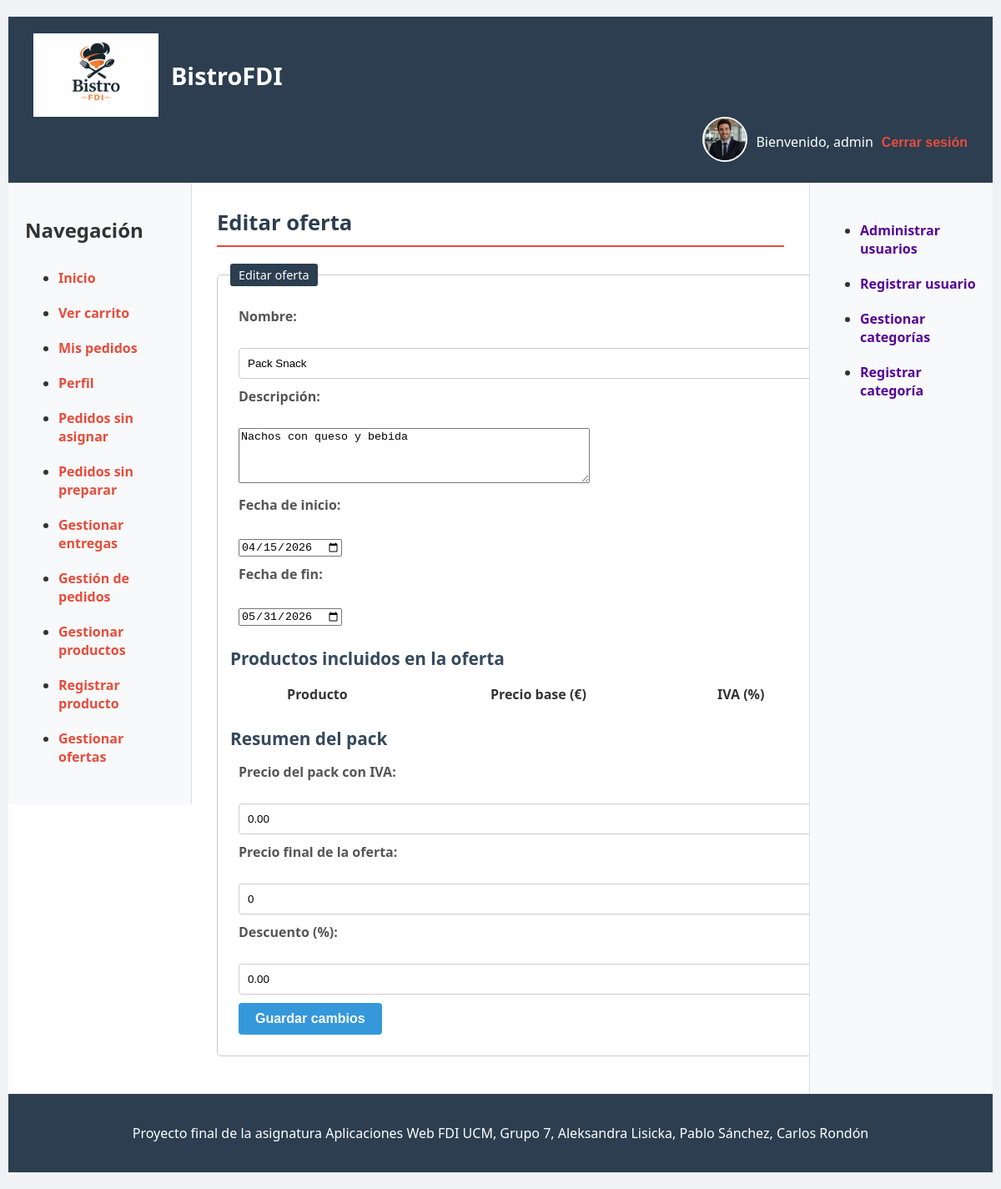
Page /ofertas/editarOferta.php?id=3 (signed in) on the committed database.
### tables this page shows
CREATE TABLE `ofertas` (
  `id`          INT(11)       NOT NULL AUTO_INCREMENT,
  `nombre`      VARCHAR(100)  NOT NULL,
  `descripcion` TEXT,
  `fechaInicio` DATE          NOT NULL,
  `fechaFin`    DATE          NOT NULL,
  `descuento`   DECIMAL(5,2)  NOT NULL,
  `activa`      TINYINT(1)    NOT NULL DEFAULT 1,
  `activo`      TINYINT(1)    NOT NULL DEFAULT 1,
  PRIMARY KEY (`id`)
);

### includes/clases/ofertas/Oferta.php (called while the page is built, shortened)
<?php
class Oferta {
    private $idOferta;
    private $nombre;
    private $descripcion;
    private $fechaInicio;
    private $fechaFin;
    private $descuento;
    public function __construct($idOferta, $nombre, $descripcion, $fechaInicio, $fechaFin, $descuento, $activa = 1) {
        $this->idOferta = $idOferta;
        $this->nombre = $nombre;
        $this->descripcion = $descripcion;
        $this->fechaInicio = $fechaInicio;
        $this->fechaFin = $fechaFin;
        $this->descuento = $descuento;
    }
    public function getNombre() {
        return $this->nombre;
    }
    public function getDescripcion() {
        return $this->descripcion;
    }
    public function getFechaInicio() {
        return $this->fechaInicio;
    }
    public function getFechaFin() {
        return $this->fechaFin;
    }
    public static function buscaOferta($idOferta) {
        $conn = Aplicacion::getInstance()->getConexionBd();
        $query = sprintf(
            "SELECT * FROM ofertas WHERE id = %d AND activo = 1",
            (int)$idOferta
        );
        $rs = $conn->query($query);
        if ($rs && $rs->num_rows > 0) {
            $fila = $rs->fetch_assoc();
            $oferta = new Oferta(
                $fila['id'],
                $fila['nombre'],
                $fila['descripcion'],
                $fila['fechaInicio'],
                $fila['fechaFin'],
                $fila['descuento'],
                $fila['activa']
            );
            return $oferta;
        }
        return null;
    }
    public static function productosOferta($idOferta) {
        $conn = Aplicacion::getInstance()->getConexionBd();
        $query = sprintf(
            "SELECT op.producto_id, op.cantidad, p.nombreProd, p.precio, p.iva
             FROM oferta_productos op
             JOIN productos p ON p.id = op.producto_id
             WHERE op.oferta_id = %d
             ORDER BY p.nombreProd ASC",
            (int)$idOferta
        );
        $rs = $conn->query($query);
        $productos = [];
        return $productos;
    }
    public function precioPackConIva() {
        $productos = self::productosOferta($this->idOferta);
        $total = 0;
        return round($total, 2);
    }
    public function ahorroOferta() {
        $precioBase = $this->precioPackConIva();
        $descuento = (float)$this->descuento;
        return round($precioBase * ($descuento / 100), 2);
    }
    public function precioFinalOferta() {
        return round($this->precioPackConIva() - $this->ahorroOferta(), 2);
    }
}

### includes/clases/ofertas/FormularioEditarOferta.php (the view, shortened to what this page needs)
<?php
class FormularioEditarOferta extends Formulario
{
    private $idOferta;
    private $oferta;
    public function __construct($idOferta)
    {
        $this->idOferta = (int)$idOferta;
        $this->oferta = Oferta::buscaOferta($this->idOferta);
    }
    protected function generaCamposFormulario(&$datos)
    {
        $nombre = htmlspecialchars($datos['nombre'] ?? $this->oferta->getNombre());
        $descripcion = htmlspecialchars($datos['descripcion'] ?? $this->oferta->getDescripcion());
        $fechaInicio = htmlspecialchars($datos['fechaInicio'] ?? $this->oferta->getFechaInicio());
        $fechaFin = htmlspecialchars($datos['fechaFin'] ?? $this->oferta->getFechaFin());
        $descuento = htmlspecialchars($datos['descuento'] ?? $this->oferta->getDescuento());
        $precioFinal = htmlspecialchars($datos['precioFinal'] ?? $this->oferta->precioFinalOferta());
        $urlOferta = Aplicacion::getInstance()->resuelve('/comprobarOferta.php');
        $urlOfertaJs = json_encode($urlOferta);
        $ofertaIdJs = json_encode($this->idOferta);
        $filasProductos = '';
        return <<<EOS
        <fieldset>
            <legend>Editar oferta</legend>
            <div>
                <label for="nombre">Nombre:</label><br>
                <input type="text" name="nombre" id="nombre" value="{$nombre}" required>
            </div>
            <div>
                <label for="descripcion">Descripción:</label><br>
                <textarea name="descripcion" id="descripcion" rows="4" cols="50">{$descripcion}</textarea>
            </div>
            <div>
                <label for="fechaInicio">Fecha de inicio:</label><br>
                <input type="date" name="fechaInicio" id="fechaInicio" value="{$fechaInicio}" required>
            </div>
            <div>
                <label for="fechaFin">Fecha de fin:</label><br>
                <input type="date" name="fechaFin" id="fechaFin" value="{$fechaFin}" required>
            </div>
            <h3>Productos incluidos en la oferta</h3>
            <table class="tabla-ofertas">
                <thead>
                    <tr>
                        <th>Producto</th>
                        <th>Precio base (€)</th>
                        <th>IVA (%)</th>
                    </tr>
                </thead>
                    $filasProductos
            </table>
            <h3>Resumen del pack</h3>
            <div>
                <label for="precioPack">Precio del pack con IVA:</label><br>
                <input type="number" step="0.01" id="precioPack" name="precioPack" value="0.00" readonly>
            </div>
            <div>
                <label for="precioFinal">Precio final de la oferta:</label><br>
                <input type="number" step="0.01" min="0" name="precioFinal" id="precioFinal" value="{$precioFinal}">
            </div>
            <div>
                <label for="descuento">Descuento (%):</label><br>
                <input type="number" step="0.01" min="0" name="descuento" id="descuento" value="{$descuento}" readonly>
            </div>
            <div>
                <button type="submit">Guardar cambios</button>
            </div>
        </fieldset>
            window.urlOferta = {$urlOfertaJs};
            window.ofertaId = {$ofertaIdJs};
EOS;
    }
}

### css/estilo.css (style rules this page uses)
body { background-color: #f0f2f5; font-family: Segoe UI, Roboto, Helvetica, Arial, sans-serif; margin: 0; padding: 20px 10px; color: #333; }
main h3 { color: #34495e; margin-top: 25px; margin-bottom: 15px; font-size: 1.3em; }
fieldset { border: 1px solid #ccc; border-radius: 5px; margin: 15px 0; padding: 15px; }
legend { color: #fff; background: #2c3e50; border-radius: 3px; padding: 4px 10px; font-size: 0.9em; }
fieldset div { margin: 10px; }
label { display: block; margin-bottom: 5px; font-weight: bold; color: #555; }
input[type="text"], input[type="password"], input[type="email"], input[type="number"], select { width: 100%; padding: 10px; border: 1px solid #ccc; border-radius: 4px; box-sizing: border-box; }
button, a.boton { border: none; border-radius: 4px; font-size: 1em; font-weight: bold; padding: 10px 20px; cursor: pointer; background-color: #3498db; color: white; text-align: center; text-decoration: none; display: inline-block; transition: background-color 0.3s; }
.tabla-ofertas { min-width: 900px; }

### rows in the picture
ofertas: nombre "Pack Snack", descripcion "Nachos con queso y bebida", fechaInicio "04/15/2026", fechaFin "05/31/2026"

### other values in the picture
$params['cabecera'] "BistroFDI"
$nombreUsuario "admin"
